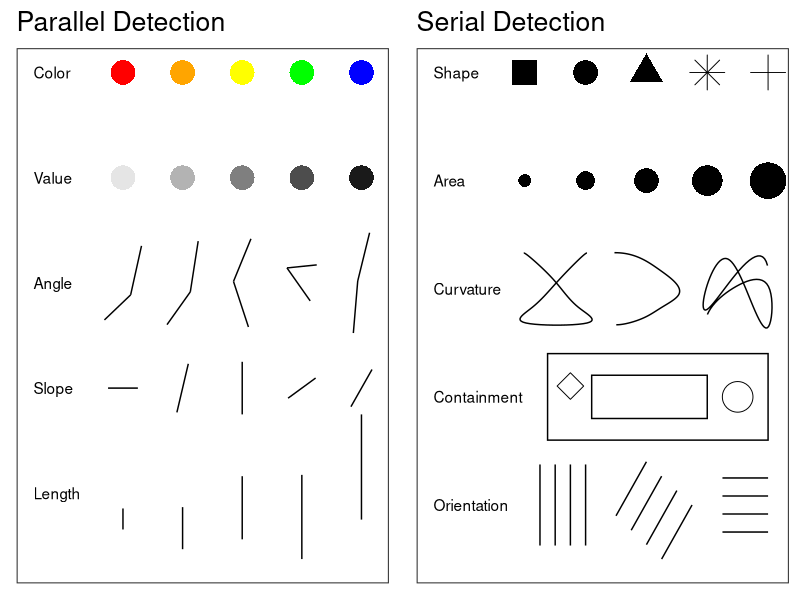

The R script that drew this image:
## ---- chunk 1
#| label: fig-parallel-serial
#| echo: false
#| message: false
#| warning: false
#| include: true
#| fig-cap: Features detected serially or in parallel. In general, features detected in parallel are processed pre-attentively, while features detected serially require focused attention.

suppressMessages(library(ggplot2))
suppressMessages(library(gridExtra))
suppressMessages(library(dplyr))
suppressMessages(library(tidyr))
suppressMessages(library(purrr))

# Empty theme definition
new_theme_empty <- theme_bw(base_size=16)
new_theme_empty$line <- element_blank()
new_theme_empty$strip.text <- element_blank()
new_theme_empty$axis.text <- element_blank()
# new_theme_empty$plot.title <- element_blank()
new_theme_empty$axis.title <- element_blank()
# new_theme_empty$plot.margin <- structure(c(0, 0, -1, -1), unit = "lines", valid.unit = 3L, class = "unit")


parallel.points <- data.frame(
  color = c("red", "orange", "yellow", "green", "blue",
            "grey90", "grey70", "grey50", "grey30", "grey10"),
  shape = 16,
  x = rep(1:5, times=2),
  y = rep(c(5, 4), each=5)
)

gen.angles <- function(angle1=runif(1, 0, pi), angle2=runif(1, 0, pi/2), length=1, x=0, y=0){
  line1 <- data.frame(
    x = x,
    xend = x + length*cos(angle1),
    y = y,
    yend = y + length*sin(angle1)
    )
  line2 <- data.frame(
    x = line1$xend,
    xend = line1$xend + length*cos(angle2),
    y = line1$yend,
    yend = line1$yend + length*sin(angle2)
  )
  pacman <- rbind(line1, line2)
  pacman[,1:2] <- pacman[,1:2] - mean(range(unlist(pacman[,1:2]))) + x
  pacman[,3:4] <- pacman[,3:4] - mean(range(unlist(pacman[,3:4]))) + y
  pacman
}

gen.slopes <- function(angle=runif(1, 0, pi), length=.5, x=0, y=0){
  data.frame(
    x = x - length*cos(angle)/2,
    xend = x + length*cos(angle)/2,
    y = y - length*sin(angle)/2,
    yend = y + length*sin(angle)/2
    )
}

angle.set <- sample(seq(0, pi/2, length.out=5), 5)
ystart <- 1 - sample(seq(.25, .625, length.out=5), 5)
yend <- ystart + sort(sample(seq(.2, 1, length.out=5), 5))
parallel.segments <- dplyr::bind_rows(
  do.call("rbind", lapply(1:5, function(i) gen.slopes(x=i, angle=angle.set[i], length=.5, y=2))), # slope
  do.call("rbind", lapply(1:5, function(i) gen.angles(x=i, length=.5, y=3))), # angles
  data.frame( x = 1:5, xend = 1:5, y=ystart , yend=yend) # length
)

parallel <-
  ggplot() + new_theme_empty +
  geom_point(aes(x=x, y=y, color=color, shape=shape), data=parallel.points, size=8) + scale_shape_identity() + scale_color_identity() +
  geom_segment(aes(x=x, xend=xend, y=y, yend=yend), data=parallel.segments) +
  geom_text(aes(x=-0.5, y=1:5, label=c("Length", "Slope", "Angle", "Value", "Color")), hjust=0, vjust=.5) +
  ggtitle("Parallel Detection") 

serial.points <- data.frame(
    x = c(rep(1:5, times=2), 4.5, 1.75),
    y = c(rep(c(5, 4), each=5), 2, 2.1),
    shape = c(15, 16, 17, 8, 3, rep(16, 5), 1, 5),
    size = c(rep(8, 5), c(4, 6, 8, 10, 12), 10, 6)
  )

serial.lines <- data.frame(
    x = jitter(
      c(cos(c(seq(0, pi, length.out=5), rev(seq(pi, 0, length.out=5))))/2+1.5,
        seq(2.5, 3.25, length.out=4), 3.5, 3.5, rev(seq(2.5, 3.25, length.out=4)),
        seq(4, 5, length.out=3), rev(seq(4, 5, length.out=4)), seq(4, 5, length.out=3))
      ),
    y = c(sin(seq(pi/2, 3*pi/2, length.out=10))^2/+3,
          sin(seq(pi/2, 3*pi/2, length.out=10))/2+3,
          rnorm(10, 3, .25)),
    group = rep(1:3, each=10)
  )

fix_lines <- function(df){
  xspline <- data.frame(spline(x=1:nrow(df), y=df$x, n=100))
  yspline <- data.frame(spline(x=1:nrow(df), y=df$y, n=100))

  tmp <- data.frame(x=xspline$y, y=yspline$y)
  tmp$y <- (tmp$y-mean(tmp$y))/(max(tmp$y) - min(tmp$y))/1.5 + 3
  return(tmp)
}

serial.lines2 <- serial.lines %>%
  tidyr::nest(data = -group) %>%
  mutate(data2 = map(data, fix_lines)) %>%
  tidyr::unnest(data2)

serial.rects <- data.frame(
    xmin = c(1.375, 2.1),
    xmax = c(5, 4),
    ymin = c(1.6, 1.8),
    ymax = c(2.4, 2.2)
  )

serial.segments <- data.frame(
  x = c(seq(1.25, 2, length.out=4), seq(2.5, 3.25, length.out=4), rep(4.25, 4)),
  xend = c(seq(1.25, 2, length.out=4), seq(3, 3.75, length.out=4), rep(5, 4)),
  y = c(rep(.625, 4), rev(seq(.5, .9, length.out=4)), seq(.75, 1.25, length.out=4)),
  yend = c(rep(1.375, 4), rev(seq(1, 1.4, length.out=4)), seq(.75, 1.25, length.out=4))
)


serial <- ggplot() + new_theme_empty +
  geom_point(aes(x=x, y=y, size=size, shape=shape), data=serial.points) +
  geom_path(aes(x=x, y=y, group=group), data=serial.lines2, color="black") +
  geom_rect(aes(xmin=xmin, xmax=xmax, ymin=ymin, ymax=ymax), data=serial.rects, fill="transparent", color="black") +
  geom_segment(aes(x=x, xend=xend, y=y, yend=yend), data=serial.segments) +
  scale_shape_identity() +
  scale_size_identity() +
  geom_text(aes(x=-0.5, y=rev(1:5), label=c("Shape", "Area", "Curvature", "Containment", "Orientation")), hjust=0, vjust=.5) +
  ggtitle("Serial Detection") 

grid.arrange(parallel, serial, ncol=2)

